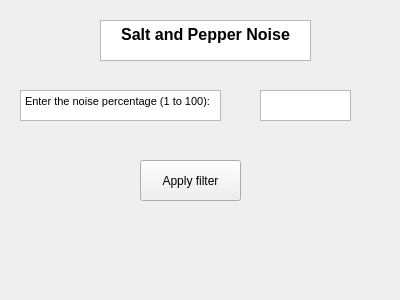
<?xml version="1.0" encoding="UTF-8"?>
<ui version="4.0">
 <class>SaltAndPepperNoisePage</class>
 <widget class="QWidget" name="SaltAndPepperNoisePage">
  <property name="geometry">
   <rect>
    <x>0</x>
    <y>0</y>
    <width>400</width>
    <height>300</height>
   </rect>
  </property>
  <property name="windowTitle">
   <string>Form</string>
  </property>
  <widget class="QPushButton" name="pushButton">
   <property name="geometry">
    <rect>
     <x>140</x>
     <y>160</y>
     <width>101</width>
     <height>41</height>
    </rect>
   </property>
   <property name="text">
    <string>Apply filter</string>
   </property>
  </widget>
  <widget class="QTextEdit" name="textEdit">
   <property name="geometry">
    <rect>
     <x>260</x>
     <y>90</y>
     <width>91</width>
     <height>31</height>
    </rect>
   </property>
  </widget>
  <widget class="QTextBrowser" name="textBrowser">
   <property name="geometry">
    <rect>
     <x>20</x>
     <y>90</y>
     <width>201</width>
     <height>31</height>
    </rect>
   </property>
   <property name="html">
    <string>&lt;!DOCTYPE HTML PUBLIC &quot;-//W3C//DTD HTML 4.0//EN&quot; &quot;http://www.w3.org/TR/REC-html40/strict.dtd&quot;&gt;
&lt;html&gt;&lt;head&gt;&lt;meta name=&quot;qrichtext&quot; content=&quot;1&quot; /&gt;&lt;style type=&quot;text/css&quot;&gt;
p, li { white-space: pre-wrap; }
&lt;/style&gt;&lt;/head&gt;&lt;body style=&quot; font-family:'MS Shell Dlg 2'; font-size:8.25pt; font-weight:400; font-style:normal;&quot;&gt;
&lt;p style=&quot; margin-top:0px; margin-bottom:0px; margin-left:0px; margin-right:0px; -qt-block-indent:0; text-indent:0px;&quot;&gt;Enter the noise percentage (1 to 100):&lt;/p&gt;&lt;/body&gt;&lt;/html&gt;</string>
   </property>
  </widget>
  <widget class="QTextBrowser" name="textBrowser_2">
   <property name="geometry">
    <rect>
     <x>100</x>
     <y>20</y>
     <width>211</width>
     <height>41</height>
    </rect>
   </property>
   <property name="html">
    <string>&lt;!DOCTYPE HTML PUBLIC &quot;-//W3C//DTD HTML 4.0//EN&quot; &quot;http://www.w3.org/TR/REC-html40/strict.dtd&quot;&gt;
&lt;html&gt;&lt;head&gt;&lt;meta name=&quot;qrichtext&quot; content=&quot;1&quot; /&gt;&lt;style type=&quot;text/css&quot;&gt;
p, li { white-space: pre-wrap; }
&lt;/style&gt;&lt;/head&gt;&lt;body style=&quot; font-family:'MS Shell Dlg 2'; font-size:8.25pt; font-weight:400; font-style:normal;&quot;&gt;
&lt;p align=&quot;center&quot; style=&quot; margin-top:0px; margin-bottom:0px; margin-left:0px; margin-right:0px; -qt-block-indent:0; text-indent:0px;&quot;&gt;&lt;span style=&quot; font-size:12pt; font-weight:600;&quot;&gt;Salt and Pepper Noise&lt;/span&gt;&lt;/p&gt;&lt;/body&gt;&lt;/html&gt;</string>
   </property>
  </widget>
 </widget>
 <resources/>
 <connections/>
</ui>
